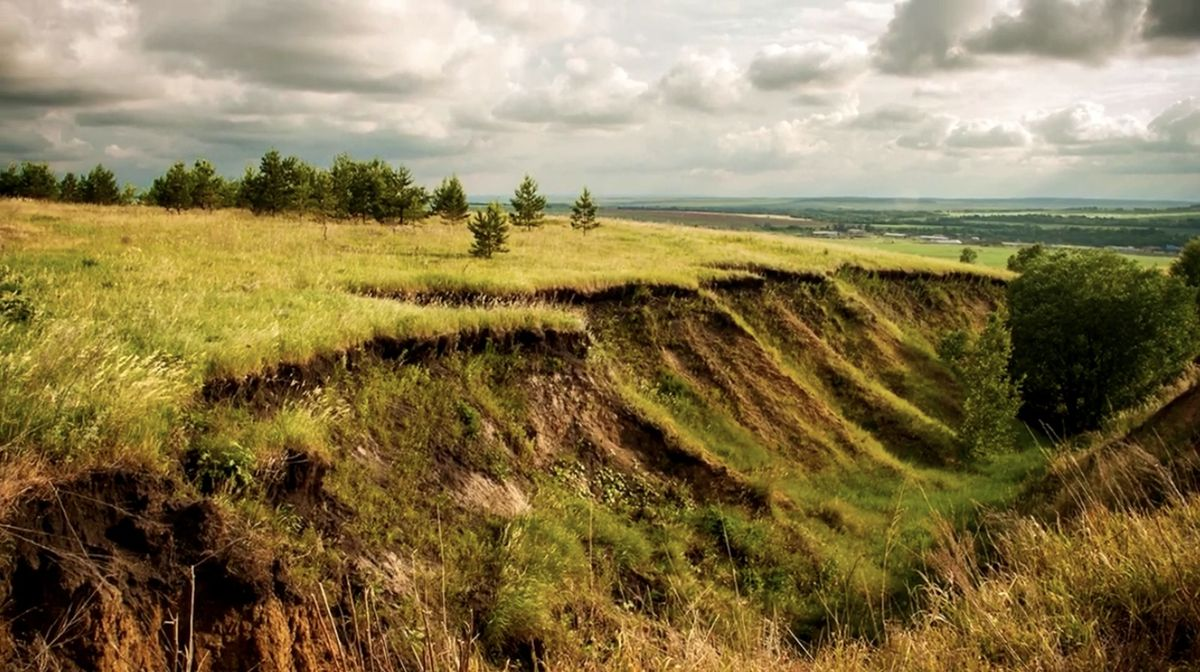
#> input picture dataset/train/eroded/074affa5988eb64b5ea4d35bb72f8ffd.jpg, 1200 x 672 px, found by its file name; its folder holds only this picture in this run
$ jupyter execute --allow-errors erosion_detector.ipynb
#> lines starting #> are read from the running program, lines starting #| are printed output that depends on the picture
[cell 1]
import os
import pickle
import numpy as np
from skimage.io import imread
from skimage.transform import resize
from sklearn.model_selection import train_test_split
from sklearn.model_selection import GridSearchCV
from sklearn.svm import SVC
from sklearn.metrics import accuracy_score

[cell 2]
input_dir = 'dataset'
categories = ['eroded', 'non_eroded']

data = []
lablels = []

for category_index, category in enumerate(categories):
    for file in os.listdir(os.path.join(input_dir, category)):

        image_path = os.path.join(input_dir, category , file)
        image = imread(image_path)
#> image is the input picture: shape (672, 1200, 3); mean R, G, B 135.3, 119.4, 78.8
        image = resize(image, (64, 64))
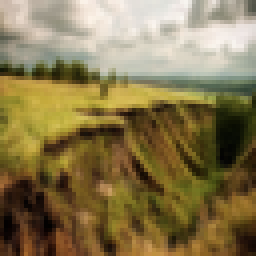
#> image: shape (64, 64, 3) float64 (shown 4 times larger); mean R, G, B 0.531, 0.468, 0.309
        data.append(image.flatten())
        lablels.append(category_index)
#> pass 2 of the loop `for category_index, category in enumerate(categories):`:
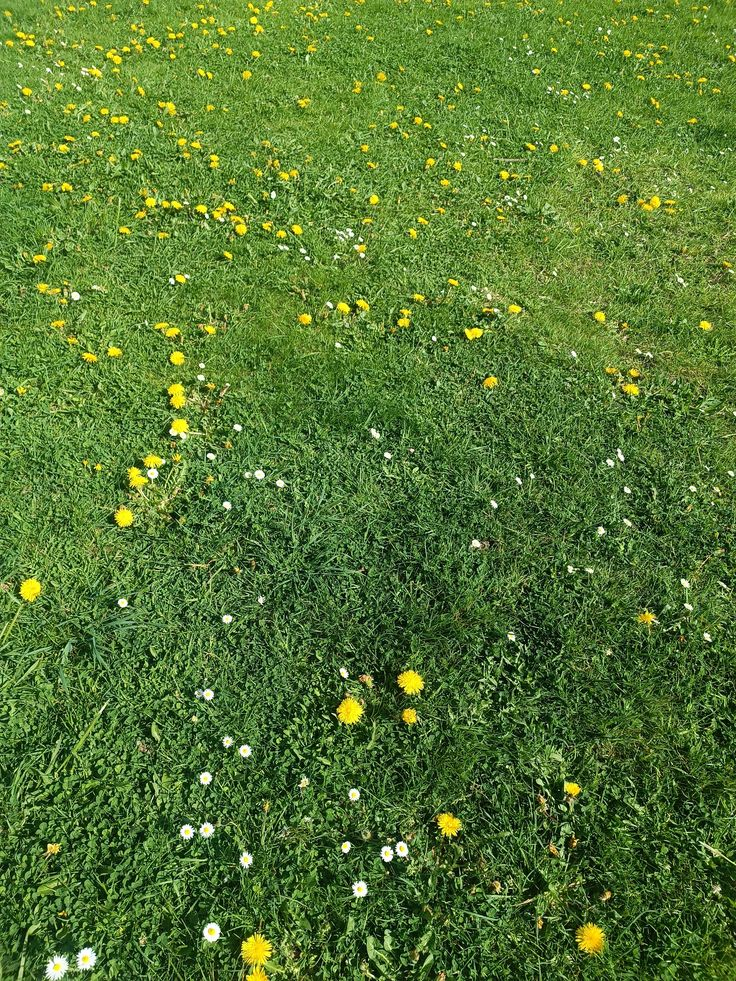
#> input picture dataset/train/non_eroded/00d83d301bf08ed4e137c7234c6511d2.jpg, 736 x 981 px, found by its file name
#> image is the input picture: shape (981, 736, 3); mean R, G, B 86.4, 119.3, 52
#> `image = resize(image, (64, 64))`:
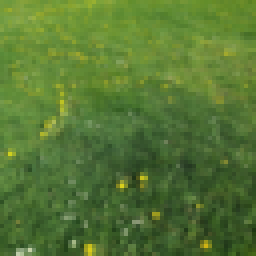
#> image: shape (64, 64, 3) float64 (shown 4 times larger); mean R, G, B 0.339, 0.468, 0.204


data = np.asarray(data)
lablels = np.asarray(lablels)

#> (a cell that did not finish here is left out)

[cell 4]
from img2vec_pytorch import Img2Vec
import pickle
import sklearn
from PIL import Image
from sklearn.ensemble import RandomForestClassifier
from sklearn.metrics import accuracy_score

#> (a cell that did not finish here is left out)

#> (a cell that did not finish here is left out)

[cell 7]
import pickle
from PIL import Image
from img2vec_pytorch import Img2Vec


with open('erosion_detector_img2vec_model.p', 'rb') as f:
#> (reads erosion_detector_img2vec_model.p from the repository)
